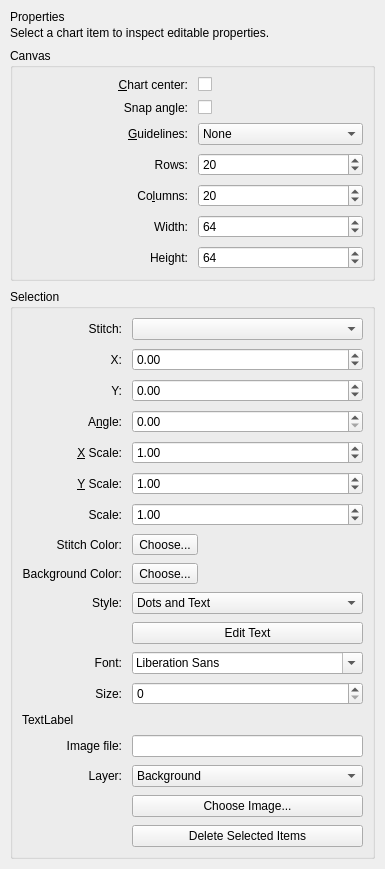
<?xml version="1.0" encoding="UTF-8"?>
<ui version="4.0">
 <class>PropertiesDock</class>
 <widget class="QDockWidget" name="PropertiesDock">
  <property name="geometry">
   <rect>
    <x>0</x>
    <y>0</y>
    <width>351</width>
    <height>798</height>
   </rect>
  </property>
  <property name="windowTitle">
   <string>Properties</string>
  </property>
  <widget class="QWidget" name="dockWidgetContents">
   <layout class="QGridLayout" name="gridLayout_2">
    <property name="margin">
     <number>10</number>
    </property>
    <property name="spacing">
     <number>8</number>
    </property>
    <item row="0" column="0">
     <widget class="QWidget" name="propertiesSummaryCard">
      <layout class="QVBoxLayout" name="verticalLayout">
       <property name="spacing">
        <number>2</number>
       </property>
       <property name="margin">
        <number>0</number>
       </property>
       <item>
       <widget class="QLabel" name="propertiesSummaryTitle">
         <property name="dockRole" stdset="0">
          <string notr="true">title</string>
         </property>
         <property name="text">
          <string>Properties</string>
         </property>
        </widget>
       </item>
       <item>
        <widget class="QLabel" name="propertiesSummaryHint">
         <property name="dockRole" stdset="0">
          <string notr="true">hint</string>
         </property>
         <property name="wordWrap">
          <bool>true</bool>
         </property>
         <property name="text">
          <string>Select a chart item to inspect editable properties.</string>
         </property>
        </widget>
       </item>
      </layout>
     </widget>
    </item>
    <item row="1" column="0">
     <widget class="QGroupBox" name="chartGroup">
      <property name="title">
       <string>Canvas</string>
       </property>
      <layout class="QGridLayout" name="gridLayout_3">
       <property name="horizontalSpacing">
        <number>10</number>
       </property>
       <property name="verticalSpacing">
        <number>8</number>
       </property>
       <item row="0" column="0">
        <widget class="QLabel" name="label">
         <property name="text">
          <string>&amp;Chart center:</string>
         </property>
         <property name="alignment">
          <set>Qt::AlignRight|Qt::AlignTrailing|Qt::AlignVCenter</set>
         </property>
         <property name="buddy">
          <cstring>showChartCenter</cstring>
         </property>
        </widget>
       </item>
       <item row="0" column="1">
        <widget class="QCheckBox" name="showChartCenter">
         <property name="text">
          <string/>
         </property>
        </widget>
       </item>
       <item row="2" column="0">
        <widget class="QLabel" name="label_2">
         <property name="text">
          <string>&amp;Guidelines:</string>
         </property>
         <property name="alignment">
          <set>Qt::AlignRight|Qt::AlignTrailing|Qt::AlignVCenter</set>
         </property>
         <property name="buddy">
          <cstring>guidelinesType</cstring>
         </property>
        </widget>
       </item>
       <item row="2" column="1">
        <widget class="QComboBox" name="guidelinesType">
         <item>
          <property name="text">
           <string>None</string>
          </property>
         </item>
         <item>
          <property name="text">
           <string>Rows</string>
          </property>
         </item>
         <item>
          <property name="text">
           <string>Rounds</string>
          </property>
         </item>
         <item>
          <property name="text">
           <string>Triangles</string>
          </property>
         </item>
        </widget>
       </item>
       <item row="3" column="0">
        <widget class="QLabel" name="rowsLbl">
         <property name="text">
          <string>Rows:</string>
         </property>
         <property name="alignment">
          <set>Qt::AlignRight|Qt::AlignTrailing|Qt::AlignVCenter</set>
         </property>
         <property name="buddy">
          <cstring>rows</cstring>
         </property>
        </widget>
       </item>
       <item row="3" column="1">
        <widget class="QSpinBox" name="rows">
         <property name="minimum">
          <number>1</number>
         </property>
         <property name="maximum">
          <number>999999999</number>
         </property>
         <property name="value">
          <number>20</number>
         </property>
        </widget>
       </item>
       <item row="4" column="0">
        <widget class="QLabel" name="columnsLbl">
         <property name="text">
          <string>Co&amp;lumns:</string>
         </property>
         <property name="alignment">
          <set>Qt::AlignRight|Qt::AlignTrailing|Qt::AlignVCenter</set>
         </property>
         <property name="buddy">
          <cstring>columns</cstring>
         </property>
        </widget>
       </item>
       <item row="4" column="1">
        <widget class="QSpinBox" name="columns">
         <property name="minimum">
          <number>0</number>
         </property>
         <property name="maximum">
          <number>999999999</number>
         </property>
         <property name="value">
          <number>20</number>
         </property>
        </widget>
       </item>
       <item row="5" column="0">
        <widget class="QLabel" name="cellWidthLbl">
         <property name="text">
          <string>Width:</string>
         </property>
         <property name="alignment">
          <set>Qt::AlignRight|Qt::AlignTrailing|Qt::AlignVCenter</set>
         </property>
         <property name="buddy">
          <cstring>cellWidth</cstring>
         </property>
        </widget>
       </item>
       <item row="5" column="1">
        <widget class="QSpinBox" name="cellWidth">
         <property name="minimum">
          <number>1</number>
         </property>
         <property name="maximum">
          <number>999999999</number>
         </property>
         <property name="value">
          <number>64</number>
         </property>
        </widget>
       </item>
       <item row="6" column="0">
        <widget class="QLabel" name="cellHeightLbl">
         <property name="text">
          <string>Height:</string>
         </property>
         <property name="alignment">
          <set>Qt::AlignRight|Qt::AlignTrailing|Qt::AlignVCenter</set>
         </property>
         <property name="buddy">
          <cstring>cellHeight</cstring>
         </property>
        </widget>
       </item>
       <item row="6" column="1">
        <widget class="QSpinBox" name="cellHeight">
         <property name="minimum">
          <number>1</number>
         </property>
         <property name="maximum">
          <number>999999999</number>
         </property>
         <property name="value">
          <number>64</number>
         </property>
        </widget>
       </item>
       <item row="7" column="0" colspan="2">
        <spacer name="verticalSpacer">
         <property name="orientation">
          <enum>Qt::Vertical</enum>
         </property>
         <property name="sizeHint" stdset="0">
          <size>
           <width>20</width>
           <height>40</height>
          </size>
         </property>
        </spacer>
       </item>
       <item row="1" column="0">
        <widget class="QLabel" name="snapAngleLbl">
         <property name="text">
          <string>Snap angle:</string>
         </property>
         <property name="alignment">
          <set>Qt::AlignRight|Qt::AlignTrailing|Qt::AlignVCenter</set>
         </property>
        </widget>
       </item>
       <item row="1" column="1">
        <widget class="QCheckBox" name="snapAngle">
         <property name="text">
          <string/>
         </property>
        </widget>
       </item>
      </layout>
     </widget>
    </item>
    <item row="2" column="0">
     <widget class="QGroupBox" name="itemGroup">
      <property name="title">
       <string>Selection</string>
      </property>
      <layout class="QGridLayout" name="gridLayout">
       <property name="horizontalSpacing">
        <number>10</number>
       </property>
       <property name="verticalSpacing">
        <number>8</number>
       </property>
       <item row="3" column="1">
        <widget class="QDoubleSpinBox" name="gen_angle">
         <property name="maximum">
          <double>360.000000000000000</double>
         </property>
        </widget>
       </item>
       <item row="15" column="1">
        <widget class="QLineEdit" name="ci_path"/>
       </item>
       <item row="8" column="1">
       <widget class="QToolButton" name="st_stBgColorBttn">
         <property name="toolTip">
          <string>Choose a background color for the selected stitch.</string>
         </property>
         <property name="text">
          <string>Choose...</string>
         </property>
        </widget>
       </item>
       <item row="9" column="0">
        <widget class="QLabel" name="ind_styleLbl">
         <property name="text">
          <string>Style:</string>
         </property>
         <property name="alignment">
          <set>Qt::AlignRight|Qt::AlignTrailing|Qt::AlignVCenter</set>
         </property>
         <property name="buddy">
          <cstring>ind_indicatorStyle</cstring>
         </property>
        </widget>
       </item>
       <item row="2" column="0">
        <widget class="QLabel" name="gen_yPosLbl">
         <property name="text">
          <string>Y:</string>
         </property>
         <property name="alignment">
          <set>Qt::AlignRight|Qt::AlignTrailing|Qt::AlignVCenter</set>
         </property>
         <property name="buddy">
          <cstring>gen_yPos</cstring>
         </property>
        </widget>
       </item>
       <item row="12" column="0">
        <widget class="QLabel" name="ind_fontLbl">
         <property name="text">
          <string>Font:</string>
         </property>
         <property name="alignment">
          <set>Qt::AlignRight|Qt::AlignTrailing|Qt::AlignVCenter</set>
         </property>
        </widget>
       </item>
       <item row="18" column="1">
       <widget class="QPushButton" name="gen_deleteItems">
         <property name="toolTip">
          <string>Delete the current selection from the chart.</string>
         </property>
         <property name="text">
          <string>Delete Selected Items</string>
         </property>
        </widget>
       </item>
       <item row="1" column="1">
        <widget class="QDoubleSpinBox" name="gen_xPos">
         <property name="minimum">
          <double>-999999999.000000000000000</double>
         </property>
         <property name="maximum">
          <double>999999999.000000000000000</double>
         </property>
        </widget>
       </item>
       <item row="10" column="1">
        <widget class="QPushButton" name="indX_IndicatorEditText">
         <property name="enabled">
          <bool>true</bool>
         </property>
         <property name="text">
          <string>Edit Text</string>
         </property>
        </widget>
       </item>
       <item row="7" column="1">
       <widget class="QToolButton" name="st_stColorBttn">
         <property name="toolTip">
          <string>Choose a stitch color for the selected stitch.</string>
         </property>
         <property name="text">
          <string>Choose...</string>
         </property>
        </widget>
       </item>
       <item row="0" column="0">
        <widget class="QLabel" name="st_stitchLbl">
         <property name="text">
          <string>Stitch:</string>
         </property>
         <property name="alignment">
          <set>Qt::AlignRight|Qt::AlignTrailing|Qt::AlignVCenter</set>
         </property>
         <property name="buddy">
          <cstring>st_stitch</cstring>
         </property>
        </widget>
       </item>
       <item row="4" column="0">
        <widget class="QLabel" name="gen_xScaleLbl">
         <property name="text">
          <string>&amp;X Scale:</string>
         </property>
         <property name="alignment">
          <set>Qt::AlignRight|Qt::AlignTrailing|Qt::AlignVCenter</set>
         </property>
         <property name="buddy">
          <cstring>gen_scaleX</cstring>
         </property>
        </widget>
       </item>
       <item row="5" column="1">
        <widget class="QDoubleSpinBox" name="gen_scaleY">
         <property name="minimum">
          <double>-100.000000000000000</double>
         </property>
         <property name="maximum">
          <double>100.000000000000000</double>
         </property>
         <property name="singleStep">
          <double>0.200000000000000</double>
         </property>
         <property name="value">
          <double>1.000000000000000</double>
         </property>
        </widget>
       </item>
       <item row="0" column="1">
        <widget class="QComboBox" name="st_stitch">
         <property name="sizePolicy">
          <sizepolicy hsizetype="Ignored" vsizetype="Fixed">
           <horstretch>0</horstretch>
           <verstretch>0</verstretch>
          </sizepolicy>
         </property>
         <property name="maximumSize">
          <size>
           <width>16777215</width>
           <height>16777215</height>
          </size>
         </property>
        </widget>
       </item>
       <item row="13" column="1">
        <widget class="QSpinBox" name="ind_size">
         <property name="maximum">
          <number>1024</number>
         </property>
        </widget>
       </item>
       <item row="4" column="1">
        <widget class="QDoubleSpinBox" name="gen_scaleX">
         <property name="minimum">
          <double>-100.000000000000000</double>
         </property>
         <property name="maximum">
          <double>100.000000000000000</double>
         </property>
         <property name="singleStep">
          <double>0.200000000000000</double>
         </property>
         <property name="value">
          <double>1.000000000000000</double>
         </property>
        </widget>
       </item>
       <item row="2" column="1">
        <widget class="QDoubleSpinBox" name="gen_yPos">
         <property name="minimum">
          <double>-999999999.000000000000000</double>
         </property>
         <property name="maximum">
          <double>999999999.000000000000000</double>
         </property>
        </widget>
       </item>
       <item row="13" column="0">
        <widget class="QLabel" name="ind_sizeLbl">
         <property name="text">
          <string>Size:</string>
         </property>
         <property name="alignment">
          <set>Qt::AlignRight|Qt::AlignTrailing|Qt::AlignVCenter</set>
         </property>
        </widget>
       </item>
       <item row="5" column="0">
        <widget class="QLabel" name="gen_yScaleLbl">
         <property name="text">
          <string>&amp;Y Scale:</string>
         </property>
         <property name="alignment">
          <set>Qt::AlignRight|Qt::AlignTrailing|Qt::AlignVCenter</set>
         </property>
         <property name="buddy">
          <cstring>gen_scaleY</cstring>
         </property>
        </widget>
       </item>
       <item row="7" column="0">
        <widget class="QLabel" name="st_stitchColorLbl">
         <property name="text">
          <string>Stitch Color:</string>
         </property>
         <property name="alignment">
          <set>Qt::AlignRight|Qt::AlignTrailing|Qt::AlignVCenter</set>
         </property>
        </widget>
       </item>
       <item row="12" column="1">
        <widget class="QFontComboBox" name="ind_fontComboBox"/>
       </item>
       <item row="15" column="0">
        <widget class="QLabel" name="ci_pathLbl">
         <property name="text">
          <string>Image file:</string>
         </property>
         <property name="alignment">
          <set>Qt::AlignRight|Qt::AlignTrailing|Qt::AlignVCenter</set>
         </property>
        </widget>
       </item>
       <item row="14" column="0" colspan="2">
        <widget class="QLabel" name="indX_indicatorTextEdit">
         <property name="text">
          <string>TextLabel</string>
         </property>
        </widget>
       </item>
       <item row="8" column="0">
        <widget class="QLabel" name="st_bgColorLbl">
         <property name="text">
          <string>Background Color:</string>
         </property>
         <property name="alignment">
          <set>Qt::AlignRight|Qt::AlignTrailing|Qt::AlignVCenter</set>
         </property>
        </widget>
       </item>
       <item row="20" column="0" colspan="2">
        <spacer name="verticalSpacer_2">
         <property name="orientation">
          <enum>Qt::Vertical</enum>
         </property>
         <property name="sizeHint" stdset="0">
          <size>
           <width>20</width>
           <height>40</height>
          </size>
         </property>
        </spacer>
       </item>
       <item row="9" column="1">
        <widget class="QComboBox" name="ind_indicatorStyle">
         <item>
          <property name="text">
           <string>Dots and Text</string>
          </property>
         </item>
         <item>
          <property name="text">
           <string>Dots</string>
          </property>
         </item>
         <item>
          <property name="text">
           <string>Text</string>
          </property>
         </item>
        </widget>
       </item>
       <item row="3" column="0">
        <widget class="QLabel" name="gen_angleLbl">
         <property name="text">
          <string>A&amp;ngle:</string>
         </property>
         <property name="alignment">
          <set>Qt::AlignRight|Qt::AlignTrailing|Qt::AlignVCenter</set>
         </property>
         <property name="buddy">
          <cstring>gen_angle</cstring>
         </property>
        </widget>
       </item>
       <item row="17" column="1">
       <widget class="QPushButton" name="ci_openFileBrowser">
         <property name="toolTip">
          <string>Choose a new image file for this chart image.</string>
         </property>
         <property name="text">
          <string>Choose Image...</string>
         </property>
        </widget>
       </item>
       <item row="1" column="0">
        <widget class="QLabel" name="gen_xPosLbl">
         <property name="text">
          <string>X:</string>
         </property>
         <property name="alignment">
          <set>Qt::AlignRight|Qt::AlignTrailing|Qt::AlignVCenter</set>
         </property>
         <property name="buddy">
          <cstring>gen_xPos</cstring>
         </property>
        </widget>
       </item>
       <item row="16" column="1">
        <widget class="QComboBox" name="ci_layer">
         <item>
          <property name="text">
           <string>Background</string>
          </property>
         </item>
         <item>
          <property name="text">
           <string>Foreground</string>
          </property>
         </item>
        </widget>
       </item>
       <item row="16" column="0">
        <widget class="QLabel" name="ci_layerLbl">
         <property name="text">
          <string>Layer:</string>
         </property>
         <property name="alignment">
          <set>Qt::AlignRight|Qt::AlignTrailing|Qt::AlignVCenter</set>
         </property>
        </widget>
       </item>
       <item row="6" column="0">
        <widget class="QLabel" name="ig_scaleLbl">
         <property name="text">
          <string>Scale:</string>
         </property>
         <property name="alignment">
          <set>Qt::AlignRight|Qt::AlignTrailing|Qt::AlignVCenter</set>
         </property>
        </widget>
       </item>
       <item row="6" column="1">
        <widget class="QDoubleSpinBox" name="ig_scale">
         <property name="minimum">
          <double>-100.000000000000000</double>
         </property>
         <property name="maximum">
          <double>100.000000000000000</double>
         </property>
         <property name="singleStep">
          <double>0.200000000000000</double>
         </property>
         <property name="value">
          <double>1.000000000000000</double>
         </property>
        </widget>
       </item>
      </layout>
     </widget>
    </item>
   </layout>
  </widget>
 </widget>
 <tabstops>
  <tabstop>showChartCenter</tabstop>
  <tabstop>guidelinesType</tabstop>
  <tabstop>rows</tabstop>
  <tabstop>columns</tabstop>
  <tabstop>cellWidth</tabstop>
  <tabstop>cellHeight</tabstop>
  <tabstop>st_stitch</tabstop>
  <tabstop>gen_xPos</tabstop>
  <tabstop>gen_yPos</tabstop>
  <tabstop>gen_angle</tabstop>
  <tabstop>gen_scaleX</tabstop>
  <tabstop>gen_scaleY</tabstop>
  <tabstop>st_stColorBttn</tabstop>
  <tabstop>st_stBgColorBttn</tabstop>
  <tabstop>ind_indicatorStyle</tabstop>
  <tabstop>indX_IndicatorEditText</tabstop>
  <tabstop>gen_deleteItems</tabstop>
 </tabstops>
 <resources/>
 <connections/>
</ui>
